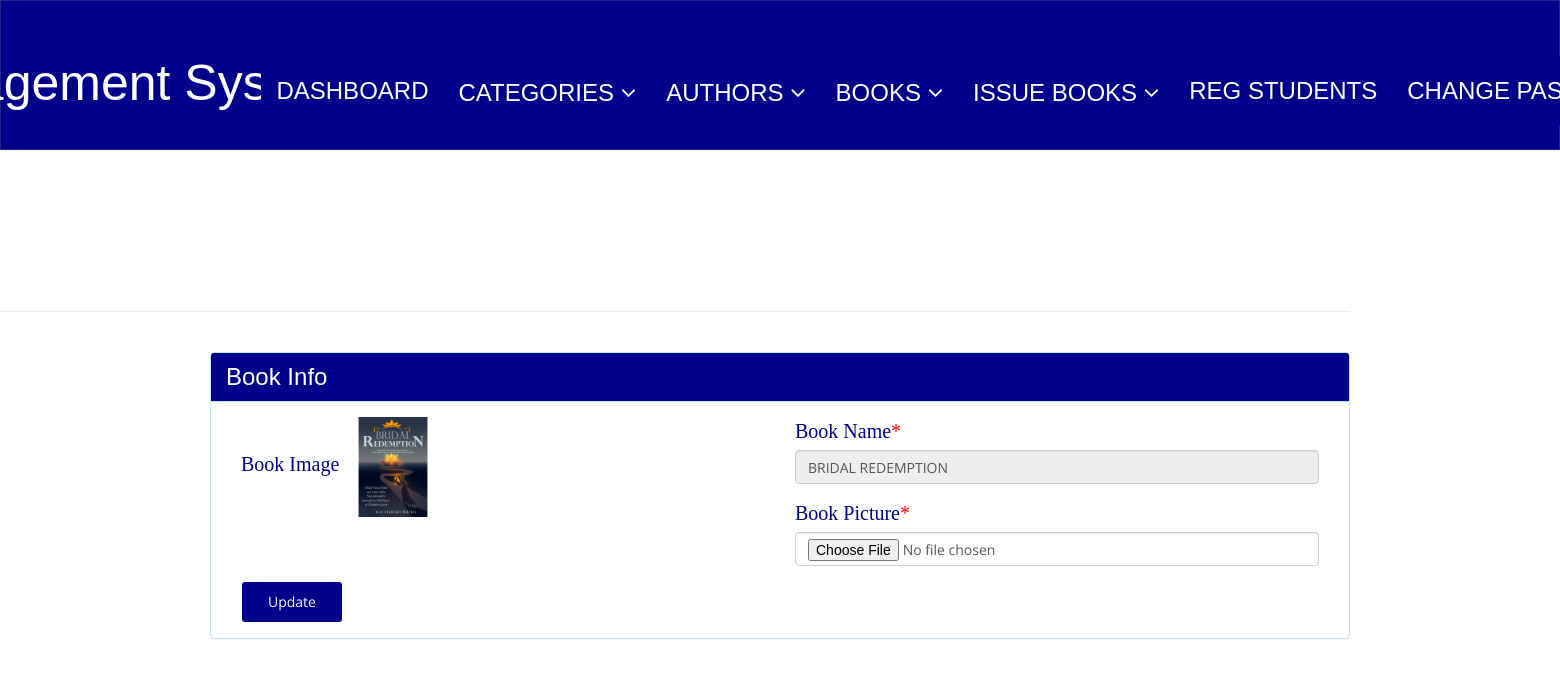
The app's page /admin/change-bookimg.php?bookid=12 (signed in) with its own data.
### tables this page shows
CREATE TABLE `tblbooks` (
  `id` int(11) NOT NULL,
  `BookName` varchar(255) DEFAULT NULL,
  `CatId` int(11) DEFAULT NULL,
  `AuthorId` int(11) DEFAULT NULL,
  `ISBNNumber` varchar(25) DEFAULT NULL,
  `BookPrice` decimal(10,2) DEFAULT NULL,
  `bookImage` varchar(250) NOT NULL,
  `isIssued` int(1) DEFAULT NULL,
  `RegDate` timestamp NULL DEFAULT current_timestamp(),
  `UpdationDate` timestamp NULL DEFAULT NULL ON UPDATE current_timestamp()
);

### admin/change-bookimg.php (the view, shortened to what this page needs)
<?php
include('includes/config.php');
if(strlen($_SESSION['alogin'])==0)
    {
header('location:index.php');
}
else{
?>
<!DOCTYPE html>
<html xmlns="http://www.w3.org/1999/xhtml">
<head>
    <link href="assets/css/bootstrap.css" rel="stylesheet" />
    <link href="assets/css/font-awesome.css" rel="stylesheet" />
    <link href="assets/css/style.css" rel="stylesheet" />
</head>
<body>
<?php include('includes/header.php');?>
    <div class="content-wrapper">
         <div class="container">
        <div class="row pad-botm">
            <div class="col-md-12">
                <h4 class="header-line">Add Book</h4>
                            </div>
</div>
<div class="row">
<div class="col-md12 col-sm-12 col-xs-12">
<div class="panel panel-info">
<div class="panel-heading">
Book Info
</div>
<div class="panel-body">
<form role="form" method="post" enctype="multipart/form-data">
<?php
$bookid=intval($_GET['bookid']);
$sql = "SELECT tblbooks.BookName,tblbooks.id as bookid,tblbooks.bookImage from  tblbooks  where tblbooks.id=:bookid";
$query = $dbh -> prepare($sql);
$query->bindParam(':bookid',$bookid,PDO::PARAM_STR);
$query->execute();
$results=$query->fetchAll(PDO::FETCH_OBJ);
if($query->rowCount() > 0)
{
foreach($results as $result)
{               ?>
<div class="col-md-6">
<div class="form-group">
<label>Book Image</label>
<img src="bookimg/<?php echo htmlentities($result->bookImage);?>" width="100">
</div></div>
<div class="col-md-6">
<div class="form-group">
<label>Book Name<span style="color:red;">*</span></label>
<input class="form-control" type="text" name="bookname" value="<?php echo htmlentities($result->BookName);?>" readonly />
</div></div>
<div class="col-md-6">
 <div class="form-group">
 <label>Book Picture<span style="color:red;">*</span></label>
 <input class="form-control" type="file" name="bookpic" autocomplete="off"   required="required" />
 </div>
    </div>
 <?php }} ?><div class="col-md-12">
<button type="submit" name="update" class="btn btn-info">Update </button></div>
                                    </form>
                            </div>
                        </div>
                            </div>
        </div>
    </div>
    </div>
</body>
</html>
<?php } ?>

### admin/assets/css/style.css (style rules this page uses)
.content-wrapper { margin-top: 40px; min-height:800px; padding-bottom:90px; }
.header-line { font-weight:900; padding-bottom:25px; border-bottom:1px solid #eeeeee; text-transform:uppercase; }
.pad-botm { padding-bottom:30px; }

### records on screen
tblbooks: bookImage (picture), bookname "BRIDAL REDEMPTION"
